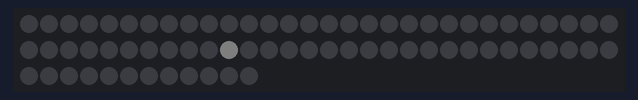
A sketch run on a simulated Arduino Uno, built with avr-gcc and run on an emulated ATmega328P. On the bench: 72 RGB LEDs in strip order, left to right, continuing on the next row. Dim RGB values are drawn brighter than linear; what the sketch prints to the serial monitor is not drawn.

Above: at 0.23 s.
At 0.65 s:
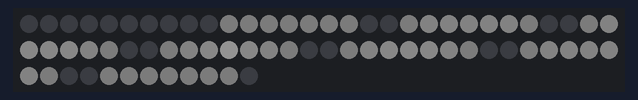
At 1.35 s:
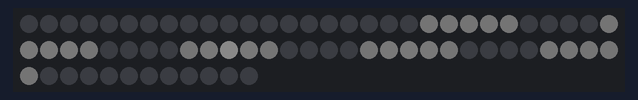

The sketch:

Fade_Up_and_Down2.0.ino
```cpp
int rows;
int cols;
int marker = 2;
int centerCol = 4;
int centerRow = 4;
int r = 50;
#include <FastLED.h>
//the adresses of the leds
int myLeds[][9] = {
{0,9,18,27,36,45,54,63},
{1,10,19,28,37,46,55,64},
{2,11,20,29,38,47,56,65},
{3,12,21,30,39,48,57,66},
{4,13,22,31,40,49,58,67},
{5,14,23,32,41,50,59,68},
{6,15,24,33,42,51,60,69},
{7,16,25,34,43,52,61,70},
{8,17,26,35,44,53,62,71},
};
//the level of the lights
int lightUp[][9] = { {0,0,0,0,0,0,0,0},
                    {0,0,0,0,0,0,0,0},
                    {0,0,0,0,0,0,0,0},
                    {0,0,0,0,0,0,0,0},
                    {0,0,0,0,0,0,0,0},
                    {0,0,0,0,0,0,0,0},
                    {0,0,0,0,0,0,0,0},
                    {0,0,0,0,0,0,0,0},
                    {0,0,0,0,0,0,0,0},
};

#define NUM_LEDS 72
#define DATA_PIN 6

CRGB leds[NUM_LEDS];

void setup() {
  Serial.begin(9600);
  // put your setup code here, to run once:
  FastLED.addLeds<NEOPIXEL, DATA_PIN>(leds, NUM_LEDS);
  FastLED.clear();
  leds[myLeds[centerCol][centerRow]] = CRGB::Black;
  lightUp[centerCol][centerRow] = 1;
  Serial.print(lightUp[centerCol][centerRow]);
  delay(90);
}

void loop() {
  //light1s();
  addNeighbors(marker);
  marker = marker + 1;
  delay(90);

}

//Adds the next layer of lights if the board isn't full
void addNeighbors(int level) {
  if (allOff()) {
    clearLightUp();
  }
  if (allFull() && marker > 6) {
  fadeDown();
  } else {
fadeUp();
for (cols = 0; cols < 9; cols++) {
      for (rows = 0; rows < 8; rows++) {
        if (lightUp[cols][rows] == level - 1) {
          if (lightUp[cols - 1][rows + 1] == 0) {
            leds[myLeds[cols - 1][rows + 1]] = CRGB::Black;
            //leds[myLeds[cols - 1][rows + 1]] += 10;
            lightUp[cols - 1][rows + 1] = level;
          }
          if (lightUp[cols + 1][rows - 1] == 0) {
            leds[myLeds[cols + 1][rows - 1]] = CRGB::Black;
           // leds[myLeds[cols + 1][rows - 1]] += 10;
            lightUp[cols + 1][rows - 1] = level;
          }
          if (lightUp[cols + 1][rows + 1] == 0) {
            leds[myLeds[cols + 1][rows + 1]] = CRGB::Black;
            //leds[myLeds[cols + 1][rows + 1]] += 10;
            lightUp[cols + 1][rows + 1] = level;
          }
          if (lightUp[cols - 1][rows - 1] == 0) {
            leds[myLeds[cols - 1][rows - 1]] = CRGB::Black;
            //leds[myLeds[cols - 1][rows - 1]] += 10;
            lightUp[cols - 1][rows - 1] = level;
          }
          if (lightUp[cols - 1][rows] == 0) {
            leds[myLeds[cols - 1][rows]] = CRGB::Black;
            //leds[myLeds[cols - 1][rows]] += 10;
            lightUp[cols - 1][rows] = level;
          }
          if (lightUp[cols + 1][rows] == 0) {
            leds[myLeds[cols + 1][rows]] = CRGB::Black;
            //leds[myLeds[cols + 1][rows]] += 10;
            lightUp[cols + 1][rows] = level;
          }
          if (lightUp[cols][rows + 1] == 0) {
            leds[myLeds[cols][rows + 1]] = CRGB::Black;
            //leds[myLeds[cols][rows + 1]] += 10;
            lightUp[cols][rows + 1] = level;
          }
          if (lightUp[cols][rows - 1] == 0) {
            leds[myLeds[cols][rows - 1]] = CRGB::Black;
            //leds[myLeds[cols][rows - 1]] += 10;
            lightUp[cols][rows - 1] = level;

            FastLED.show();
          }
      }}


}
}
}

void fadeDown(){
  for (cols = 0; cols < 9; cols++) {
      for (rows = 0; rows < 8; rows++) {
        if (lightUp[cols][rows] <= marker - 7) {
          leds[myLeds[cols][rows]].subtractFromRGB(2);
}
      }
  }
      FastLED.show();}

void fadeUp() {
  for (cols = 0; cols < 9; cols++) {
      for (rows = 0; rows < 8; rows++) {
        if (lightUp[cols][rows] <= marker - 1 && lightUp[cols][rows] != 0) {
            leds[myLeds[cols][rows]].addToRGB(3);
        }

}
  }
}

//Returns true if the board is completely lit up
boolean allFull() {
  boolean result = true;
  for (cols = 0; cols < 9; cols++){
      for (rows = 0; rows < 8; rows++){
        if (lightUp[cols][rows] == 0) {
          result = false;
        }
      }
  } return result;
}

boolean allOff() {
  boolean result = true;
  for (cols = 0; cols < 9; cols++){
      for (rows = 0; rows < 8; rows++){
        if (leds[myLeds[cols][rows]] != CRGB(0,0,0)) {
          result = false;
        }
      }
  } return result;
}

//Clears the board and recalls addNeighbors
void clearLightUp() {
  for (cols = 0; cols < 9; cols++){
      for (rows = 0; rows < 8; rows++){
          lightUp[cols][rows] = 0;
          }

      }
      FastLED.clear();
      FastLED.show();
      //r = r + 10;
      leds[myLeds[centerCol][centerRow]].addToRGB(4);
      lightUp[centerCol][centerRow] = 1;

  marker = 2;

  delay(90);
  FastLED.show();
  delay(90);
  addNeighbors(marker);

}
```

Measured:
- by itself, everything shown: repeats every 1.8 s, in 17 steps
